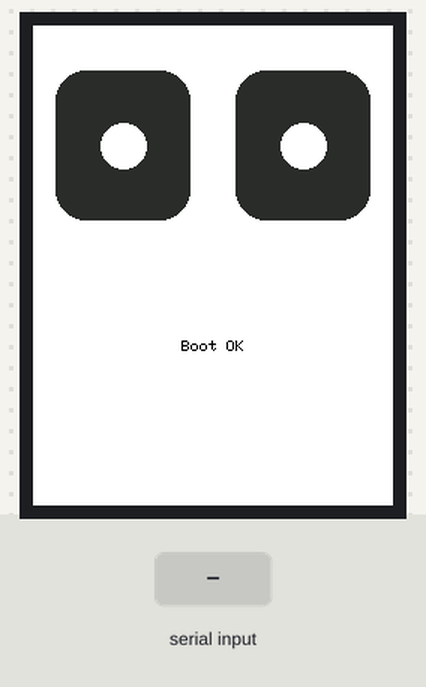
The sketch below on a simulated ESP32. Parts: 240×320 colour display. The inputs (shaded band) are chosen by the test bench.

Above: at 1.4 s.
1.5 s: "E,\n" received over Serial
At 2.4 s:
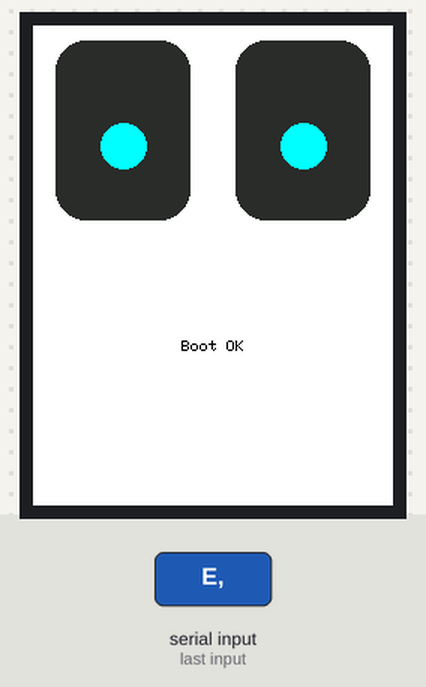
3.1 s: "90,45,200\n" received over Serial
At 4.3 s:
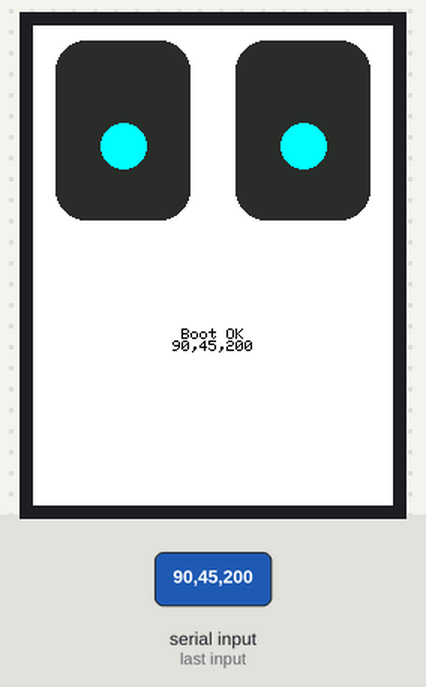
Timing chart, 0 to 6.1 s (numbered marks = the images above; inputs shaded):
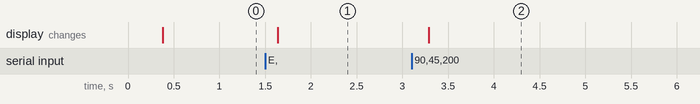

The sketch:

ESP32-2432S028.ino
```cpp
#include <Arduino.h>
#include <SPI.h>
#include <TFT_eSPI.h>
#define TFT_PINK      0xFE19
#define TFT_PURPLE    0x780F
#define TFT_LIGHTBLUE 0x7DFF

struct EyeColors {
  uint16_t sclera;
  uint16_t pupil;
};

TFT_eSPI tft = TFT_eSPI();
TFT_eSprite eyeSprite = TFT_eSprite(&tft);

float lx = 0, ly = 0;
float rx = 0, ry = 0;
float eyecloseL = 0.2, eyecloseR = 0.2;
float expr = 3;

String logBuffer;
const int LOG_LINES = 6;
String logLines[LOG_LINES];
bool logsChanged = true;

uint16_t invertColor(uint16_t color) {
  return ~color & 0xFFFF;
}

EyeColors getEyeColors(int expression) {
  switch (expression) {
    case 0:  return {TFT_LIGHTGREY, TFT_RED};
    case 1:  return {TFT_LIGHTGREY, TFT_GREEN};
    case 2:  return {TFT_YELLOW, TFT_BLACK};
    case 3:  return {TFT_LIGHTGREY, TFT_BLACK};
    case 4:  return {TFT_LIGHTGREY, TFT_BLUE};
    case 5:  return {TFT_LIGHTGREY, TFT_BLACK};
    case 6:  return {TFT_BLACK, TFT_LIGHTGREY};
    case 7:  return {TFT_PINK, TFT_RED};
    case 8:  return {TFT_PURPLE, TFT_YELLOW};
    case 9:  return {TFT_BLACK, TFT_RED};
    case 10: return {TFT_BLACK, TFT_LIGHTGREY};
    case 11: return {TFT_BLACK, TFT_LIGHTBLUE};
    case 12: return {TFT_LIGHTGREY, TFT_PINK};
    default: return {TFT_LIGHTGREY, TFT_BLACK};
  }
}

void pushLog(const String &msg) {
  for (int i = LOG_LINES - 1; i > 0; i--) { logLines[i] = logLines[i - 1]; }
  logLines[0] = msg;
  logsChanged = true;
}

void drawEyes() {
  eyeSprite.fillSprite(invertColor(TFT_BLACK));
  EyeColors colors = getEyeColors(expr);
  int eyeW = 90;
  int eyeH = 100;
  int paddingX = 15;
  int paddingY = 30;
  int lx0 = paddingX;
  int ly0 = paddingY;
  int rx0 = 120 + paddingX;
  int ry0 = paddingY;
  int pupilR = 15;
  int moveRange = 20;
  int eyelidDropL = (int)((eyecloseL - 0.2) * eyeH);
  int eyelidDropR = (int)((eyecloseR - 0.2) * eyeH);
  eyeSprite.fillRoundRect(lx0, ly0 + eyelidDropL, eyeW, eyeH - eyelidDropL, 20, invertColor(colors.sclera));
  int lcx = lx0 + eyeW/2 + lx * moveRange;
  int lcy = ly0 + eyeH/2 + ly * moveRange;
  eyeSprite.fillCircle(lcx, lcy, pupilR, invertColor(colors.pupil));
  eyeSprite.fillRoundRect(rx0, ry0 + eyelidDropR, eyeW, eyeH - eyelidDropR, 20, invertColor(colors.sclera));
  int rcx = rx0 + eyeW/2 + rx * moveRange;
  int rcy = ry0 + eyeH/2 + ry * moveRange;
  eyeSprite.fillCircle(rcx, rcy, pupilR, invertColor(colors.pupil));
  eyeSprite.pushSprite(0, 0);
}

void drawLogs() {
  if (!logsChanged) return;
  int y0 = 170;
  tft.fillRect(0, 160, 240, 160, invertColor(TFT_BLACK));
  tft.setTextColor(invertColor(TFT_WHITE));
  tft.setTextSize(1);
  tft.setTextDatum(TC_DATUM);
  for (int i = LOG_LINES - 1; i >= 0; i--) {
    tft.drawString(logLines[i], 120, y0);
    y0 += tft.fontHeight();
  }
  tft.setTextDatum(TL_DATUM);
  logsChanged = false;
}

void setup() {
  Serial.begin(115200);
  tft.init();
  tft.setRotation(0); // Vertical 240x320
  tft.fillScreen(invertColor(TFT_BLACK));
  eyeSprite.createSprite(240, 160);
  pushLog("Boot OK");
}

void loop() {
  static String incoming = "";
  while (Serial.available()) {
    char c = Serial.read();
    if (c == '\n' || c == '\r') {
      if (incoming.length() > 0) {
        if (incoming.startsWith("E,")) {
          int idx1 = incoming.indexOf(',');
          int idx2 = incoming.indexOf(',', idx1+1);
          int idx3 = incoming.indexOf(',', idx2+1);
          int idx4 = incoming.indexOf(',', idx3+1);
          int idx5 = incoming.indexOf(',', idx4+1);
          int idx6 = incoming.indexOf(',', idx5+1);
          int idx7 = incoming.indexOf(',', idx6+1);
          if (idx1 > 0 && idx7 > idx6) {
            lx = 2*incoming.substring(idx1+1, idx2).toFloat();
            ly = -2*incoming.substring(idx2+1, idx3).toFloat();
            rx = 2*incoming.substring(idx3+1, idx4).toFloat();
            ry = -2*incoming.substring(idx4+1, idx5).toFloat();
            eyecloseL = incoming.substring(idx5+1, idx6).toFloat();
            eyecloseR = incoming.substring(idx6+1, idx7).toFloat();
            expr = incoming.substring(idx7+1).toInt();
          }
        } else { pushLog(incoming); }
      }
      incoming = "";
    } else { incoming += c; }
  }
  drawEyes();
  drawLogs();
  delay(15);
}
```

Measured:
- after the input at 1.5 s, the display: changes after 0.14 s (image 1)
- after the input at 3.1 s, the display: changes after 0.19 s (image 2)
